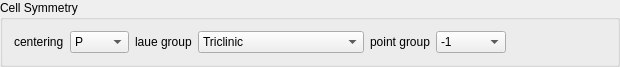
  <widget class="QGroupBox" name="groupBox_11">
   <property name="geometry">
    <rect>
     <x>9</x>
     <y>393</y>
     <width>620</width>
     <height>56</height>
    </rect>
   </property>
   <property name="title">
    <string>Cell Symmetry</string>
   </property>
   <layout class="QHBoxLayout" name="horizontalLayout_11">
    <item>
     <widget class="QLabel" name="label_25">
      <property name="text">
       <string>centering</string>
      </property>
      <property name="alignment">
       <set>Qt::AlignLeading|Qt::AlignLeft|Qt::AlignVCenter</set>
      </property>
     </widget>
    </item>
    <item>
     <widget class="QComboBox" name="centering_cmbx">
      <item>
       <property name="text">
        <string>P</string>
       </property>
      </item>
      <item>
       <property name="text">
        <string>I</string>
       </property>
      </item>
      <item>
       <property name="text">
        <string>A</string>
       </property>
      </item>
      <item>
       <property name="text">
        <string>B</string>
       </property>
      </item>
      <item>
       <property name="text">
        <string>C</string>
       </property>
      </item>
      <item>
       <property name="text">
        <string>F</string>
       </property>
      </item>
      <item>
       <property name="text">
        <string>Robv</string>
       </property>
      </item>
      <item>
       <property name="text">
        <string>Rrev</string>
       </property>
      </item>
     </widget>
    </item>
    <item>
     <widget class="QLabel" name="label_24">
      <property name="text">
       <string>laue group</string>
      </property>
      <property name="alignment">
       <set>Qt::AlignLeading|Qt::AlignLeft|Qt::AlignVCenter</set>
      </property>
     </widget>
    </item>
    <item>
     <widget class="QComboBox" name="laueGroup_cmbx">
      <item>
       <property name="text">
        <string>Triclinic</string>
       </property>
      </item>
      <item>
       <property name="text">
        <string>Monoclinic</string>
       </property>
      </item>
      <item>
       <property name="text">
        <string>Orthorhombic</string>
       </property>
      </item>
      <item>
       <property name="text">
        <string>Tetragonal</string>
       </property>
      </item>
      <item>
       <property name="text">
        <string>Trigonal - Rhombohedral</string>
       </property>
      </item>
      <item>
       <property name="text">
        <string>Hexagonal</string>
       </property>
      </item>
      <item>
       <property name="text">
        <string>Cubic</string>
       </property>
      </item>
     </widget>
    </item>
    <item>
     <widget class="QLabel" name="label_26">
      <property name="text">
       <string>point group</string>
      </property>
      <property name="alignment">
       <set>Qt::AlignLeading|Qt::AlignLeft|Qt::AlignVCenter</set>
      </property>
     </widget>
    </item>
    <item>
     <widget class="QComboBox" name="pointGroup_cmbx">
      <item>
       <property name="text">
        <string>-1</string>
       </property>
      </item>
      <item>
       <property name="text">
        <string>-3</string>
       </property>
      </item>
      <item>
       <property name="text">
        <string>-3 r</string>
       </property>
      </item>
      <item>
       <property name="text">
        <string>-31m</string>
       </property>
      </item>
      <item>
       <property name="text">
        <string>-3m</string>
       </property>
      </item>
      <item>
       <property name="text">
        <string>-3m r</string>
       </property>
      </item>
      <item>
       <property name="text">
        <string>-3m1</string>
       </property>
      </item>
      <item>
       <property name="text">
        <string>-4</string>
       </property>
      </item>
      <item>
       <property name="text">
        <string>-42m</string>
       </property>
      </item>
      <item>
       <property name="text">
        <string>-43m</string>
       </property>
      </item>
      <item>
       <property name="text">
        <string>-4m2</string>
       </property>
      </item>
      <item>
       <property name="text">
        <string>-6</string>
       </property>
      </item>
      <item>
       <property name="text">
        <string>-62m</string>
       </property>
      </item>
      <item>
       <property name="text">
        <string>-6m2</string>
       </property>
      </item>
      <item>
       <property name="text">
        <string>1</string>
       </property>
      </item>
      <item>
       <property name="text">
        <string>112</string>
       </property>
      </item>
      <item>
       <property name="text">
        <string>112/m</string>
       </property>
      </item>
      <item>
       <property name="text">
        <string>11m</string>
       </property>
      </item>
      <item>
       <property name="text">
        <string>2</string>
       </property>
      </item>
      <item>
       <property name="text">
        <string>2/m</string>
       </property>
      </item>
      <item>
       <property name="text">
        <string>222</string>
       </property>
      </item>
      <item>
       <property name="text">
        <string>23</string>
       </property>
      </item>
      <item>
       <property name="text">
        <string>2mm</string>
       </property>
      </item>
      <item>
       <property name="text">
        <string>3</string>
       </property>
      </item>
      <item>
       <property name="text">
        <string>3 r</string>
       </property>
      </item>
      <item>
       <property name="text">
        <string>312</string>
       </property>
      </item>
      <item>
       <property name="text">
        <string>31m</string>
       </property>
      </item>
      <item>
       <property name="text">
        <string>32</string>
       </property>
      </item>
      <item>
       <property name="text">
        <string>32 r</string>
       </property>
      </item>
      <item>
       <property name="text">
        <string>321</string>
       </property>
      </item>
      <item>
       <property name="text">
        <string>3m</string>
       </property>
      </item>
      <item>
       <property name="text">
        <string>3m r</string>
       </property>
      </item>
      <item>
       <property name="text">
        <string>3m1</string>
       </property>
      </item>
      <item>
       <property name="text">
        <string>4</string>
       </property>
      </item>
      <item>
       <property name="text">
        <string>4/m</string>
       </property>
      </item>
      <item>
       <property name="text">
        <string>4/mmm</string>
       </property>
      </item>
      <item>
       <property name="text">
        <string>422</string>
       </property>
      </item>
      <item>
       <property name="text">
        <string>432</string>
       </property>
      </item>
      <item>
       <property name="text">
        <string>4mm</string>
       </property>
      </item>
      <item>
       <property name="text">
        <string>6</string>
       </property>
      </item>
      <item>
       <property name="text">
        <string>6/m</string>
       </property>
      </item>
      <item>
       <property name="text">
        <string>6/mmm</string>
       </property>
      </item>
      <item>
       <property name="text">
        <string>622</string>
       </property>
      </item>
      <item>
       <property name="text">
        <string>6mm</string>
       </property>
      </item>
      <item>
       <property name="text">
        <string>m</string>
       </property>
      </item>
      <item>
       <property name="text">
        <string>m-3</string>
       </property>
      </item>
      <item>
       <property name="text">
        <string>m-3m</string>
       </property>
      </item>
      <item>
       <property name="text">
        <string>m2m</string>
       </property>
      </item>
      <item>
       <property name="text">
        <string>mm2</string>
       </property>
      </item>
      <item>
       <property name="text">
        <string>mmm</string>
       </property>
      </item>
     </widget>
    </item>
    <item>
     <spacer name="horizontalSpacer_11">
      <property name="orientation">
       <enum>Qt::Horizontal</enum>
      </property>
      <property name="sizeHint" stdset="0">
       <size>
        <width>40</width>
        <height>20</height>
       </size>
      </property>
     </spacer>
    </item>
   </layout>
  </widget>
